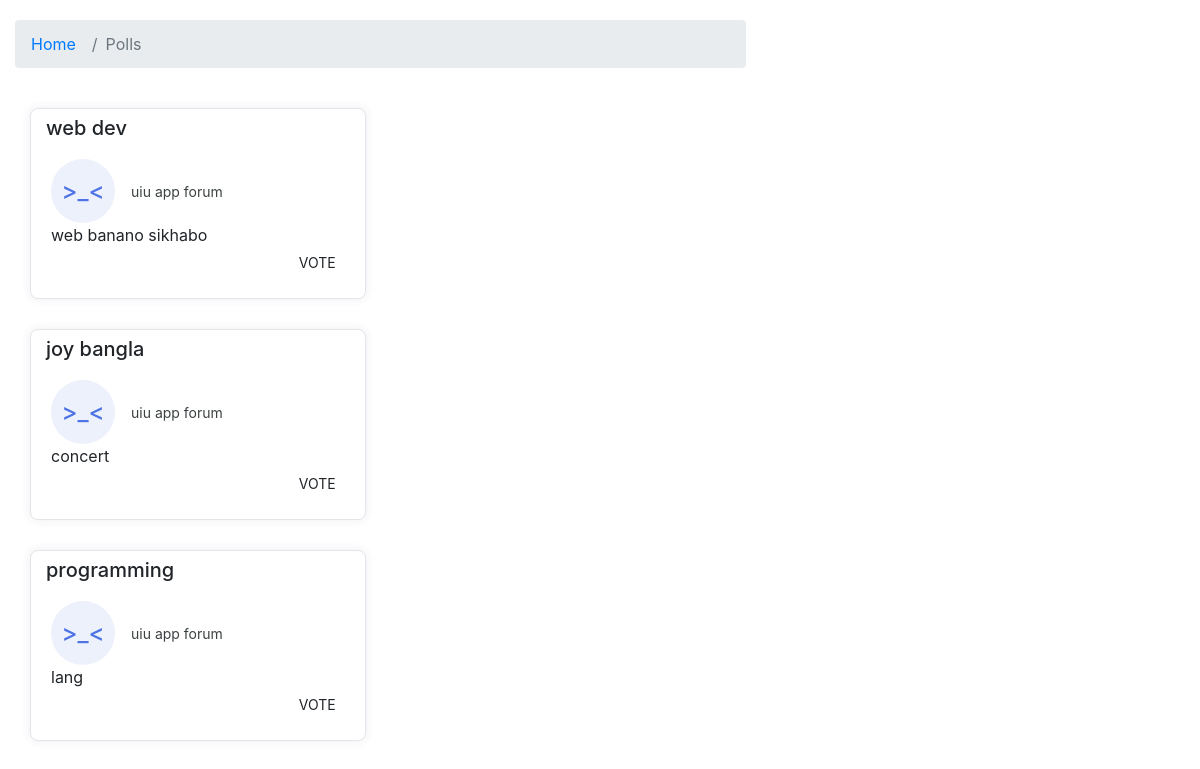
The app's page /viewpoll.php with its own data.
### tables this page shows
CREATE TABLE `event_poll` (
  `EventName` varchar(100) NOT NULL,
  `Description` varchar(500) NOT NULL,
  `PollID` int(11) NOT NULL,
  `OrganizerID` int(11) NOT NULL
);

CREATE TABLE `organizer` (
  `OrganizerID` int(11) NOT NULL,
  `OrganizerName` varchar(100) NOT NULL,
  `OrganizerEmail` varchar(50) NOT NULL,
  `OrganizerContactNumber` varchar(20) NOT NULL,
  `OrganizerFileLogo` varchar(100) DEFAULT NULL,
  `OrganizerDescription` varchar(500) NOT NULL,
  `OrganizerPass` varchar(100) DEFAULT NULL
);

### viewpoll.php (the view, shortened to what this page needs)
<?php
    $servername = "localhost";
    $username = "root";
    $password = "";
    $database = "eventadministration";
    $conn = mysqli_connect($servername,$username,$password,$database);
 ?>
<!DOCTYPE html>
<html lang="en">
<head>
  <link href="lib/bootstrap/css/bootstrap.min.css" rel="stylesheet">
  <link href="lib/font-awesome/css/font-awesome.min.css" rel="stylesheet">
  <link href="lib/animate/animate.min.css" rel="stylesheet">
  <link href="lib/ionicons/css/ionicons.min.css" rel="stylesheet">
  <link href="lib/owlcarousel/assets/owl.carousel.min.css" rel="stylesheet">
  <link href="lib/lightbox/css/lightbox.min.css" rel="stylesheet">
<link href="https://cdn.jsdelivr.net/npm/bootstrap@4.4.1/dist/css/bootstrap.min.css" rel="stylesheet">
</head>
<header id="header">
    <div class="container-fluid">
      <div id="logo" class="pull-left">
      <nav aria-label="breadcrumb" class="main-breadcrumb">
<ol class="breadcrumb">
<li class="breadcrumb-item"><a href="home.php">Home</a></li>
<li class="breadcrumb-item active" aria-current="page">Polls</li>
</ol>
</nav>
<br>
<body>
<?php
 $sql = "SELECT PollID,EventName,OrganizerName,OrganizerContactNumber,Description
 FROM event_poll JOIN organizer
 on event_poll.OrganizerID=organizer.OrganizerID";
 $result = mysqli_query($conn, $sql);
 if(mysqli_num_rows($result) > 0)
 {
   while($row = mysqli_fetch_assoc($result)){
 echo '<div class="container">
<div class="row">
<div class="col-lg-6">
<div class="card card-margin">
<div class="card-header no-border">
<h5 class="card-title">'. $row["EventName"] .'</h5>
</div>
<div class="card-body pt-0">
<div class="widget-49">
<div class="widget-49-title-wrapper">
<div class="widget-49-date-primary">
<span class="widget-49-date-day">>_<</span>
<span class="widget-49-date-month"></span>
</div>
<div class="widget-49-meeting-info">
<span class="widget-49-pro-title">'. $row["OrganizerName"] .'</span>
</div>
</div>
<span class="widget-49-meeting-time">'. $row["Description"] .'</span>
<div class="widget-49-meeting-action">
<a href="pollvote.php?pid='. $row['PollID'] .'" class="btn btn-sm btn-flash-border-primary">Vote</a>
</div>
</div>
</div>
</div>
</div>';
   }
  }
?>
</body>
</html>

### viewpoll.php (style rules this page uses)
body { background: url("img/prev.jpg"); margin-top:20px; }
.card-margin { margin-bottom: 1.875rem; }
.card { border: 0; box-shadow: 0px 0px 10px 0px rgba(82, 63, 105, 0.1); -webkit-box-shadow: 0px 0px 10px 0px rgba(82, 63, 105, 0.1); -moz-box-shadow: 0px 0px 10px 0px rgba(82, 63, 105, 0.1); -ms-box-shadow: 0px 0px 10px 0px rgba(82, 63, 105, 0.1); }
.card { position: relative; display: flex; flex-direction: column; min-width: 0; word-wrap: break-word; background-color: #ffffff; background-clip: border-box; border: 1px solid #e6e4e9; border-radius: 8px; }
.card .card-header.no-border { border: 0; }
.card .card-header { background: none; padding: 0 0.9375rem; font-weight: 500; display: flex; align-items: center; min-height: 50px; }
.card-header:first-child { border-radius: calc(8px - 1px) calc(8px - 1px) 0 0; }
.widget-49 .widget-49-title-wrapper { display: flex; align-items: center; }
.widget-49 .widget-49-title-wrapper .widget-49-date-primary { display: flex; align-items: center; justify-content: center; flex-direction: column; background-color: #edf1fc; width: 4rem; height: 4rem; border-radius: 50%; }
.widget-49 .widget-49-title-wrapper .widget-49-date-primary .widget-49-date-day { color: #4e73e5; font-weight: 500; font-size: 1.5rem; line-height: 1; }
.widget-49 .widget-49-title-wrapper .widget-49-meeting-info { display: flex; flex-direction: column; margin-left: 1rem; }
.widget-49 .widget-49-title-wrapper .widget-49-meeting-info .widget-49-pro-title { color: #3c4142; font-size: 14px; }
.widget-49 .widget-49-meeting-action { text-align: right; }
.widget-49 .widget-49-meeting-action a { text-transform: uppercase; }

### records on screen
event_poll: EventName "web dev", OrganizerID.OrganizerName "uiu app forum", Description "web banano sikhabo"
event_poll: EventName "joy bangla", OrganizerID.OrganizerName "uiu app forum", Description "concert"
event_poll: EventName "programming", OrganizerID.OrganizerName "uiu app forum", Description "lang"
